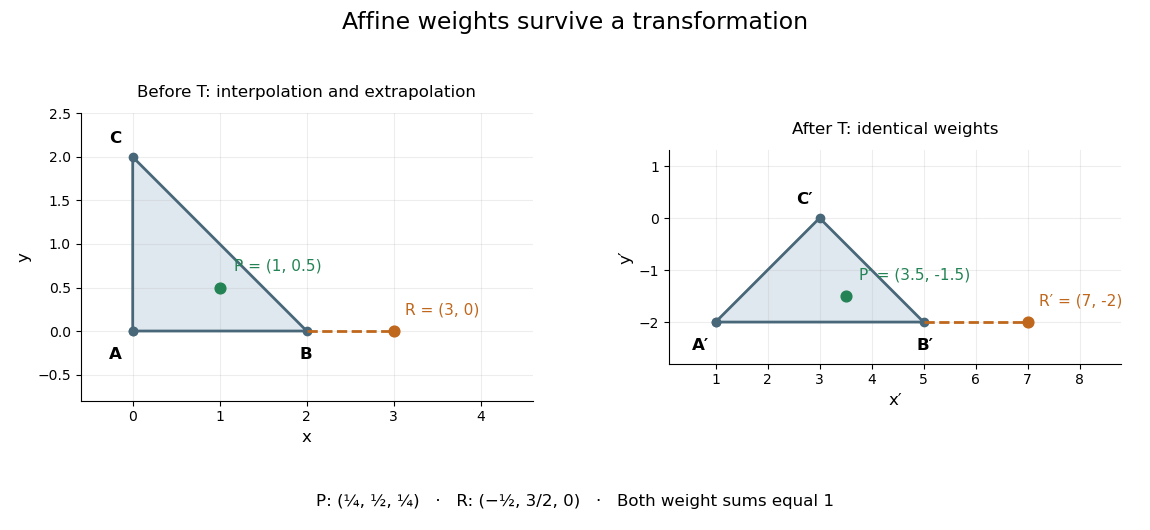

Reproduce this figure in Python.
"""Original positive and signed affine weights; output matching PNG to cwd."""
from pathlib import Path

import matplotlib
matplotlib.use("Agg")
import matplotlib.pyplot as plt
import numpy as np


def transform(points):
    return np.asarray(points) @ np.array([[2., 0.], [1., 1.]]) + [1., -2.]


def main():
    vertices = np.array([[0., 0.], [2., 0.], [0., 2.]])
    weights = [np.array([.25,.5,.25]), np.array([-.5,1.5,0.])]
    points = np.array([w @ vertices for w in weights])
    assert np.array_equal(points, [[1.,.5],[3.,0.]])
    for w, point in zip(weights, points):
        assert w.sum() == 1
        assert np.array_equal(w @ transform(vertices), transform(point))
    fig, axes = plt.subplots(1, 2, figsize=(11.5, 5.3), dpi=100, facecolor="white")
    fig.suptitle("Affine weights survive a transformation", fontsize=17)
    for ax, mapped in zip(axes, [False, True]):
        v = transform(vertices) if mapped else vertices
        p = transform(points) if mapped else points
        closed = np.vstack([v,v[0]])
        ax.fill(v[:,0], v[:,1], color="#e0e8ef")
        ax.plot(closed[:,0], closed[:,1], "o-", color="#486779", lw=2)
        ax.plot([v[1,0],p[1,0]], [v[1,1],p[1,1]], "--", color="#bf671c", lw=2)
        for label, point, offset in zip(["A","B","C"], v, [(-17,-20),(-5,-20),(-17,10)]):
            ax.annotate(label+("′" if mapped else ""), point, xytext=offset, textcoords="offset points", fontsize=12, weight="bold")
        for label, point, color, offset in zip(["P","R"], p, ["#238354","#bf671c"], [(10,12),(8,12)]):
            ax.scatter(*point, color=color, s=60, zorder=4)
            ax.annotate(label+("′" if mapped else "")+f" = ({point[0]:g}, {point[1]:g})", point, xytext=offset, textcoords="offset points", color=color, fontsize=11)
        ax.set_aspect("equal", adjustable="box")
        ax.set(xlim=((.1,8.8) if mapped else (-.6,4.6)), ylim=((-2.8,1.3) if mapped else (-.8,2.5)))
        ax.set_xlabel("x′" if mapped else "x", fontsize=12)
        ax.set_ylabel("y′" if mapped else "y", fontsize=12)
        ax.set_title("After T: identical weights" if mapped else "Before T: interpolation and extrapolation", fontsize=12, pad=12)
        ax.grid(alpha=.22)
        ax.spines[["top","right"]].set_visible(False)
    fig.text(.5,.045,"P: (¼, ½, ¼)   ·   R: (−½, 3/2, 0)   ·   Both weight sums equal 1", ha="center", fontsize=12)
    fig.subplots_adjust(left=.07, right=.975, bottom=.2, top=.83, wspace=.3)
    fig.savefig(Path.cwd() / Path(__file__).with_suffix(".png").name, facecolor="white", transparent=False)
    plt.close(fig)


if __name__ == "__main__":
    main()
